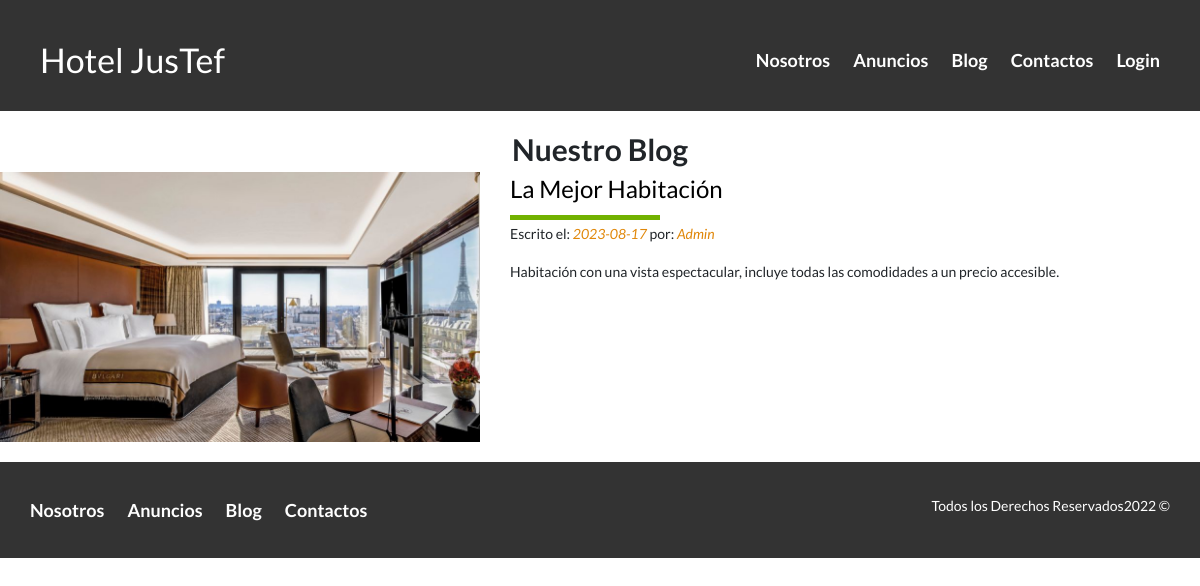
Screenshot of /blog/ with the database file from the repository.
### Hotel/models.py (models this page shows, shortened)
class Blog (models.Model):
    title = models.CharField(max_length=100, verbose_name="Titulo")
    date = models.DateField(verbose_name="Fecha")
    author = models.CharField(max_length=100, verbose_name="Autor")
    image = models.ImageField(verbose_name="Imagen", upload_to="blog")
    description = models.TextField(verbose_name="Descripcion")
    created = models.DateTimeField(auto_now_add=True, verbose_name="Fecha de Creacion")
    updated = models.DateTimeField(auto_now=True, verbose_name="Fecha de Modificacion")
    class Meta:
        verbose_name = 'Blog'
        verbose_name_plural = 'Blog'
        ordering = ["-created"]

### Hotel/views.py (the view)
# urls.py: path('blog/', blog.as_view(), name="blog"),
class blog(TemplateView):
    template_name = 'hotel/Blog.html'
    def get(selt, request):
        blog = Blog.objects.all()
        return render(request, selt.template_name, {'blog': blog})

### Hotel/templates/hotel/Blog.html (shortened to what this page needs)
{% extends 'core/base.html' %}
{% block header %}site-header{% endblock %}
{% block content %}
    <div class="contenedor section contenido-centrar">
        <section class="blog">
            <h3 class="centrar-texto fw-600">Nuestro Blog</h3>
            {% for blog in blog %}
                <article class="entrada-blog">
                    <div class="imagen">
                        <img src="{{blog.image.url}}" alt="Blog">
                    </div>
                    <div class="texto-entrada">
                        <a  href="{% url 'blogentrada' blog.title %}" onclick="getEmpId(this)" data-employee-id="{{forloop.counter}}">
                            <h4>{{blog.title}}</h4>
                        </a>
                        <p>Escrito el: <em>{{blog.date| date:'Y-m-d'}}</em> por: <em>{{blog.author}}</em></p>
                        <p>{{blog.description}}</p>
                    </div>
                </article>
            {% endfor %}
        </section>
    </div>
{% endblock %}

### core/static/core/Css/Estilos.css (style rules this page uses)
html { box-sizing: border-box; font-size: 62.5%; }
*, *:before, *:after { box-sizing: inherit; }
body { font-family: 'Lato', sans-serif; font-size: 1.6rem; line-height: 2; }
img { max-width: 100%; }
.contenedor { max-width: 120rem; margin: auto; }
h3 { font-size: 3rem; }
h4 { font-size: 2.4rem; }
p { font-size: 1.4rem; }
.section { margin-top: 2rem; margin-bottom: 2rem; }
.fw-600 { font-weight: 600; }
.centrar-texto { text-align: center; }
.entrada-blog:last-of-type { margin: 0; }
.entrada-blog .imagen { flex-basis: 40%; }
.entrada-blog .texto-entrada { flex-basis: calc(60% - 3rem); }
.texto-entrada a { color: black; text-decoration: none; }
.texto-entrada h4 { margin: 0; line-height: 1.4; }
.texto-entrada h4::after { content: ''; display: block; width: 15rem; height: 0.5rem; background-color: #71B100; margin-top: 1rem; }
.texto-entrada em { color: #E08709; }
@media (min-width: 970px) { .entrada-blog { display: flex; justify-content: space-between; margin-bottom: 2rem; } }

### rows the page displays
Blog: image (picture), title "La Mejor Habitación", date "2023-08-17", author "Admin", description "Habitación con una vista espectacular, incluye todas las comodidades a un precio accesible."
